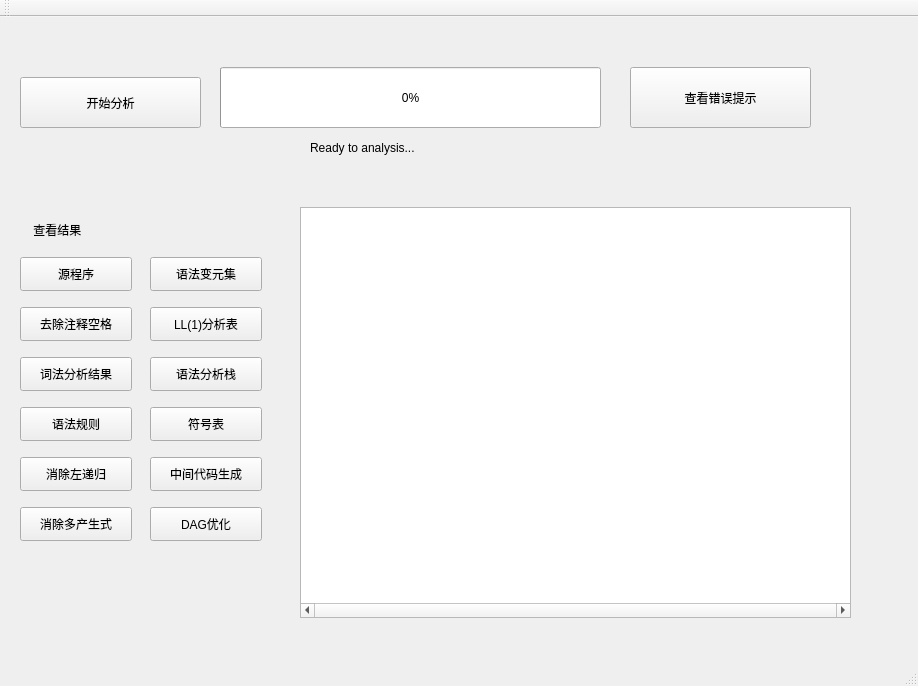
<?xml version="1.0" encoding="UTF-8"?>
<ui version="4.0">
 <class>CComplierClass</class>
 <widget class="QMainWindow" name="CComplierClass">
  <property name="geometry">
   <rect>
    <x>0</x>
    <y>0</y>
    <width>918</width>
    <height>686</height>
   </rect>
  </property>
  <property name="windowTitle">
   <string>CComplier</string>
  </property>
  <widget class="QWidget" name="centralWidget">
   <widget class="QPushButton" name="pushButton">
    <property name="geometry">
     <rect>
      <x>20</x>
      <y>240</y>
      <width>112</width>
      <height>34</height>
     </rect>
    </property>
    <property name="text">
     <string>源程序</string>
    </property>
   </widget>
   <widget class="QProgressBar" name="progressBar123">
    <property name="geometry">
     <rect>
      <x>220</x>
      <y>50</y>
      <width>381</width>
      <height>61</height>
     </rect>
    </property>
    <property name="value">
     <number>0</number>
    </property>
   </widget>
   <widget class="QLabel" name="label">
    <property name="geometry">
     <rect>
      <x>310</x>
      <y>120</y>
      <width>201</width>
      <height>21</height>
     </rect>
    </property>
    <property name="text">
     <string>Ready to analysis...</string>
    </property>
   </widget>
   <widget class="QPushButton" name="pushButton_2">
    <property name="geometry">
     <rect>
      <x>20</x>
      <y>290</y>
      <width>112</width>
      <height>34</height>
     </rect>
    </property>
    <property name="text">
     <string>去除注释空格</string>
    </property>
   </widget>
   <widget class="QPushButton" name="pushButton_3">
    <property name="geometry">
     <rect>
      <x>20</x>
      <y>340</y>
      <width>112</width>
      <height>34</height>
     </rect>
    </property>
    <property name="text">
     <string>词法分析结果</string>
    </property>
   </widget>
   <widget class="QPushButton" name="pushButton_4">
    <property name="geometry">
     <rect>
      <x>20</x>
      <y>390</y>
      <width>112</width>
      <height>34</height>
     </rect>
    </property>
    <property name="text">
     <string>语法规则</string>
    </property>
   </widget>
   <widget class="QPushButton" name="pushButton_5">
    <property name="geometry">
     <rect>
      <x>20</x>
      <y>440</y>
      <width>112</width>
      <height>34</height>
     </rect>
    </property>
    <property name="text">
     <string>消除左递归</string>
    </property>
   </widget>
   <widget class="QPushButton" name="pushButton_6">
    <property name="geometry">
     <rect>
      <x>20</x>
      <y>490</y>
      <width>112</width>
      <height>34</height>
     </rect>
    </property>
    <property name="text">
     <string>消除多产生式</string>
    </property>
   </widget>
   <widget class="QPushButton" name="pushButton_7">
    <property name="geometry">
     <rect>
      <x>150</x>
      <y>240</y>
      <width>112</width>
      <height>34</height>
     </rect>
    </property>
    <property name="text">
     <string>语法变元集</string>
    </property>
   </widget>
   <widget class="QPushButton" name="pushButton_8">
    <property name="geometry">
     <rect>
      <x>150</x>
      <y>290</y>
      <width>112</width>
      <height>34</height>
     </rect>
    </property>
    <property name="text">
     <string>LL(1)分析表</string>
    </property>
   </widget>
   <widget class="QPushButton" name="pushButton_9">
    <property name="geometry">
     <rect>
      <x>20</x>
      <y>60</y>
      <width>181</width>
      <height>51</height>
     </rect>
    </property>
    <property name="text">
     <string>开始分析</string>
    </property>
   </widget>
   <widget class="QPushButton" name="pushButton_10">
    <property name="geometry">
     <rect>
      <x>150</x>
      <y>340</y>
      <width>112</width>
      <height>34</height>
     </rect>
    </property>
    <property name="text">
     <string>语法分析栈</string>
    </property>
   </widget>
   <widget class="QPushButton" name="pushButton_11">
    <property name="geometry">
     <rect>
      <x>150</x>
      <y>390</y>
      <width>112</width>
      <height>34</height>
     </rect>
    </property>
    <property name="text">
     <string>符号表</string>
    </property>
   </widget>
   <widget class="QPushButton" name="pushButton_12">
    <property name="geometry">
     <rect>
      <x>150</x>
      <y>440</y>
      <width>112</width>
      <height>34</height>
     </rect>
    </property>
    <property name="text">
     <string>中间代码生成</string>
    </property>
   </widget>
   <widget class="QPushButton" name="pushButton_13">
    <property name="geometry">
     <rect>
      <x>150</x>
      <y>490</y>
      <width>112</width>
      <height>34</height>
     </rect>
    </property>
    <property name="text">
     <string>DAG优化</string>
    </property>
   </widget>
   <widget class="QPushButton" name="pushButton_14">
    <property name="geometry">
     <rect>
      <x>630</x>
      <y>50</y>
      <width>181</width>
      <height>61</height>
     </rect>
    </property>
    <property name="text">
     <string>查看错误提示</string>
    </property>
   </widget>
   <widget class="QTextBrowser" name="textBrowser">
    <property name="geometry">
     <rect>
      <x>300</x>
      <y>190</y>
      <width>551</width>
      <height>411</height>
     </rect>
    </property>
    <property name="horizontalScrollBarPolicy">
     <enum>Qt::ScrollBarAlwaysOn</enum>
    </property>
   </widget>
   <widget class="QLabel" name="label_2">
    <property name="geometry">
     <rect>
      <x>30</x>
      <y>197</y>
      <width>101</width>
      <height>31</height>
     </rect>
    </property>
    <property name="text">
     <string> 查看结果</string>
    </property>
   </widget>
  </widget>
  <widget class="QMenuBar" name="menuBar">
   <property name="geometry">
    <rect>
     <x>0</x>
     <y>0</y>
     <width>918</width>
     <height>29</height>
    </rect>
   </property>
  </widget>
  <widget class="QToolBar" name="mainToolBar">
   <attribute name="toolBarArea">
    <enum>TopToolBarArea</enum>
   </attribute>
   <attribute name="toolBarBreak">
    <bool>false</bool>
   </attribute>
  </widget>
  <widget class="QStatusBar" name="statusBar"/>
 </widget>
 <layoutdefault spacing="6" margin="11"/>
 <resources>
  <include location="CComplier.qrc"/>
 </resources>
 <connections/>
</ui>
